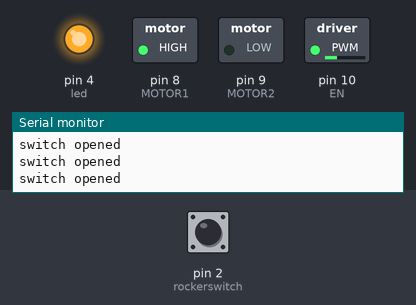
Recording of a sketch running on a simulated Arduino Uno, built with avr-gcc and run on an emulated ATmega328P. On the bench: switched loads named in the sketch (green lamp = pin HIGH), output pins drawn as LEDs (lit = HIGH), the last lines printed to the serial monitor. Inputs (shaded band) come from the test bench; at power-on: pin 2 (rockerswitch) HIGH.

Above: at 1.2 s.
1.3 s: pin 2 (rockerswitch) pulled LOW for 0.15 s
At 1.39 s:
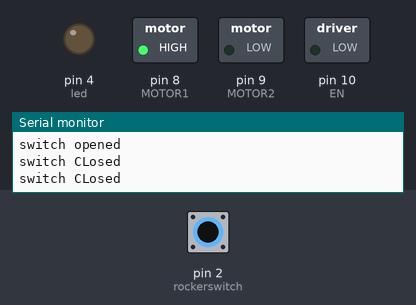
2.9 s: pin 2 (rockerswitch) pulled LOW for 3.2 s
At 7.4 s:
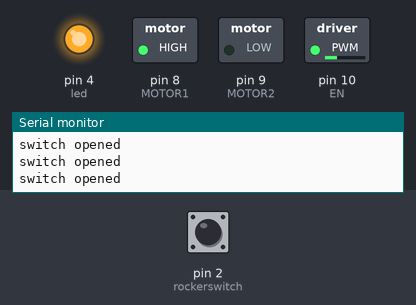
9.1 s: pin 2 (rockerswitch) driven LOW
At 9.6 s:
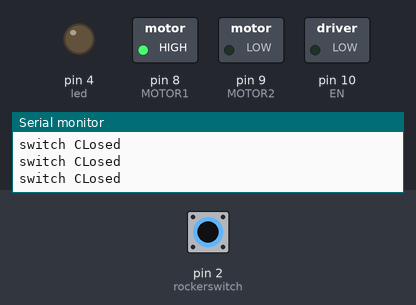
12.1 s: pin 2 (rockerswitch) driven HIGH
At 12.9 s:
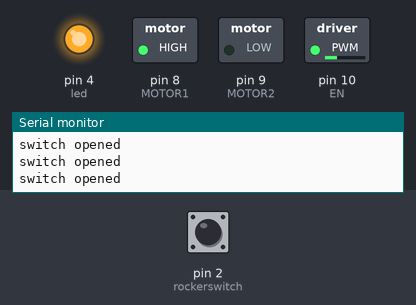
Timing chart, 0 to 14.6 s (numbered marks = the images above; inputs shaded):
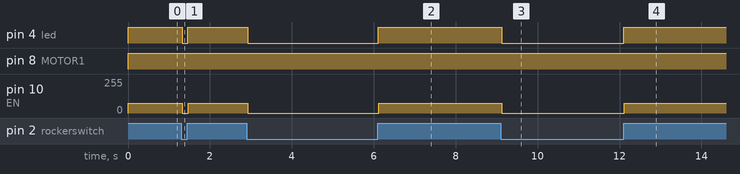

Measured:
- after the input at 1.3 s, pin 4 (led): HIGH → LOW at once, → HIGH 0.14 s later; pin 10 (EN): 75/255 → 0/255 at once, → 75/255 0.16 s later
- after the input at 2.9 s, pin 4 (led): HIGH → LOW at once, → HIGH 3.2 s later; pin 10 (EN): 75/255 → 0/255 at once, → 75/255 3.2 s later
- after the input at 9.1 s, pin 4 (led): HIGH → LOW at once; pin 10 (EN): 75/255 → 0/255 at once
- after the input at 12.1 s, pin 4 (led): LOW → HIGH at once; pin 10 (EN): 0/255 → 75/255 at once

The sketch:

Lentern.ino
```cpp
#define MOTOR1 8
#define MOTOR2 9
#define EN 10
#define rockerswitch 2
#define led 4
int POT_VAL;

void setup() {
  // put your setup code here, to run once:
  Serial.begin(9600);
  pinMode(led,OUTPUT);
  pinMode(EN,OUTPUT);
  pinMode(MOTOR1,OUTPUT);
  pinMode(MOTOR2,OUTPUT);
  pinMode(rockerswitch,INPUT_PULLUP);

}

void loop() {
      byte switchstate = digitalRead(rockerswitch);
      if(switchstate == HIGH){
        analogWrite(led,255);
        Serial.println("switch opened");
        analogWrite(EN,75);
        digitalWrite(MOTOR1,HIGH);
        digitalWrite(MOTOR2,LOW);
      }else{
        Serial.println("switch CLosed");
        analogWrite(EN,0);
        analogWrite(led,0);
      }


}
```
